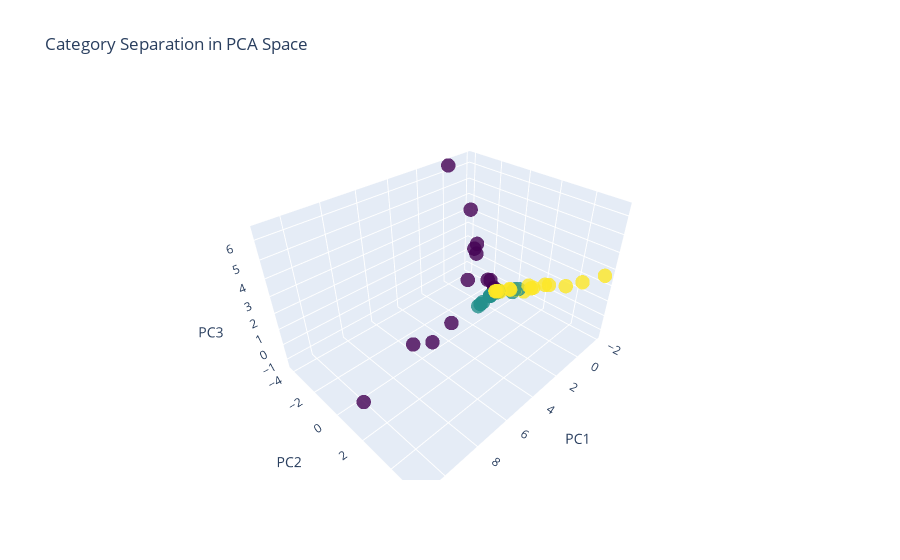

The code cell stored with this chart in its notebook:
### Markdown cell above
# 15. Separation Based on Exclusivity
Instead of just looking at feature importance metrics, focus on features' ability to separate categories. Use the 3D PCA space (PC1 vs PC2 vs PC3) to evaluate how well each feature separates the categories. Remove features that have high overlap across categories, even if they're statistically significant

### Code cell
import numpy as np
from sklearn.preprocessing import StandardScaler
from scipy.spatial.distance import cdist

def calculate_separation_metrics(df, feature, categories=[1, 2, 3]):
    """Calculate metrics for how well a feature separates categories"""
    separation_scores = {}
    
    # Get values for each category
    category_values = {
        cat: df[df['Category'] == cat][feature].values 
        for cat in categories
    }
    
    # Calculate overlap between categories
    overlaps = {}
    for cat1 in categories:
        for cat2 in categories:
            if cat1 < cat2:
                # Calculate histogram overlap
                hist1, bins = np.histogram(category_values[cat1], bins=20, density=True)
                hist2, _ = np.histogram(category_values[cat2], bins=bins, density=True)
                overlap = np.minimum(hist1, hist2).sum() * (bins[1] - bins[0])
                overlaps[f"{cat1}_vs_{cat2}"] = overlap
    
    # Calculate mean separation between category centroids
    centroids = {cat: np.mean(vals) for cat, vals in category_values.items()}
    centroid_dists = []
    for cat1 in categories:
        for cat2 in categories:
            if cat1 < cat2:
                dist = abs(centroids[cat1] - centroids[cat2])
                centroid_dists.append(dist)
    
    # Calculate within-category spread
    spreads = {cat: np.std(vals) for cat, vals in category_values.items()}
    
    # Combine metrics
    separation_scores['overlap_mean'] = np.mean(list(overlaps.values()))
    separation_scores['centroid_separation'] = np.mean(centroid_dists)
    separation_scores['within_spread'] = np.mean(list(spreads.values()))
    
    # Overall separation score (higher is better)
    separation_scores['overall'] = (separation_scores['centroid_separation'] / 
                                  (separation_scores['overlap_mean'] * 
                                   separation_scores['within_spread']))
    
    return separation_scores

def evaluate_pca_separation(df, features):
    """Evaluate separation in PCA space"""
    # Prepare data
    X = df[features].values
    scaler = StandardScaler()
    X_scaled = scaler.fit_transform(X)
    
    # Calculate PCA
    pca = PCA(n_components=3)
    X_pca = pca.fit_transform(X_scaled)
    
    # Calculate separation for each PC
    pc_separations = []
    for i in range(3):
        pc_df = pd.DataFrame({'PC': X_pca[:, i], 'Category': df['Category']})
        metrics = calculate_separation_metrics(pc_df, 'PC')
        pc_separations.append(metrics['overall'])
    
    return np.mean(pc_separations)

def select_best_separating_features(df, initial_features, n_features=15):
    """Select features that provide best category separation"""
    feature_scores = {}
    
    # Calculate individual feature separation scores
    for feature in initial_features:
        metrics = calculate_separation_metrics(df, feature)
        feature_scores[feature] = metrics['overall']
    
    # Calculate PCA separation contribution
    pca_contributions = {}
    for feature in initial_features:
        remaining_features = [f for f in initial_features if f != feature]
        pca_sep = evaluate_pca_separation(df, remaining_features)
        pca_contributions[feature] = pca_sep
    
    # Combine scores (higher PCA separation without feature = less important feature)
    combined_scores = {
        feature: (feature_scores[feature] * (1 / pca_contributions[feature]))
        for feature in initial_features
    }
    
    # Select top features
    selected_features = sorted(combined_scores.items(), 
                             key=lambda x: x[1], 
                             reverse=True)[:n_features]
    
    return selected_features

# Apply to Influencers_uniques_selected
features = [col for col in Influencers_uniques_selected.columns 
           if col not in ['Category', 'Sites']]
selected_features = select_best_separating_features(
    Influencers_uniques_selected, 
    features
)

# Print results
print("\nTop Features by Separation Power:")
for feature, score in selected_features:
    print(f"{feature}: {score:.4f}")

# Visualize separation in PCA space
def plot_feature_separation(df, selected_features):
    X = df[selected_features].values
    scaler = StandardScaler()
    X_scaled = scaler.fit_transform(X)
    
    pca = PCA(n_components=3)
    X_pca = pca.fit_transform(X_scaled)
    
    fig = go.Figure(data=[
        go.Scatter3d(
            x=X_pca[:, 0],
            y=X_pca[:, 1],
            z=X_pca[:, 2],
            mode='markers',
            marker=dict(
                size=5,
                color=df['Category'],
                colorscale='Viridis',
                opacity=0.8
            ),
            text=df['Category']
        )
    ])
    
    fig.update_layout(
        title='Category Separation in PCA Space',
        scene=dict(
            xaxis_title='PC1',
            yaxis_title='PC2',
            zaxis_title='PC3'
        )
    )
    
    fig.show()

# Visualize results
selected_feature_names = [f[0] for f in selected_features]
plot_feature_separation(Influencers_uniques_selected, selected_feature_names)

### Figure 1 — Plotly figure (JSON) as saved in the notebook; plotly's stock layout.template omitted (floating-point values rounded to 4 significant figures)
{"data": [{"marker": {"color": [3, 2, 3, 3, 3, 3, 3, 3, 1, 1, 2, 1, 2, 1, 3, 2, 1, 2, 1, 2, 1, 3, 1, 2, 2, 3, 2, 3, 1, 2, 2, 2, 2, 1, 3, 2, 2, 2, 3, 2, 2, 3, 2, 3, 1, 2, 2, 2, 2, 2, 3, 3, 1, 1, 1, 2, 1, 2, 2, 2, 2, 2, 2, 3, 3, 1, 2, 1, 3, 3], "colorscale": [[0, "#440154"], [0.1111, "#482878"], [0.2222, "#3e4989"], [0.3333, "#31688e"], [0.4444, "#26828e"], [0.5556, "#1f9e89"], [0.6667, "#35b779"], [0.7778, "#6ece58"], [0.8889, "#b5de2b"], [1, "#fde725"]], "opacity": 0.8, "size": 5}, "mode": "markers", "text": [3, 2, 3, 3, 3, 3, 3, 3, 1, 1, 2, 1, 2, 1, 3, 2, 1, 2, 1, 2, 1, 3, 1, 2, 2, 3, 2, 3, 1, 2, 2, 2, 2, 1, 3, 2, 2, 2, 3, 2, 2, 3, 2, 3, 1, 2, 2, 2, 2, 2, 3, 3, 1, 1, 1, 2, 1, 2, 2, 2, 2, 2, 2, 3, 3, 1, 2, 1, 3, 3], "type": "scatter3d", "x": [-0.4388, -0.7426, -1.199, -0.4772, -0.9308, -1.662, -1.825, -1.464, -0.325, 1.215, -0.412, 5.561, -0.4118, -0.4167, -1.096, -0.7801, -0.3899, -0.3064, -0.4026, -0.4118, -0.09959, -0.8809, 4.255, -0.4547, -0.4118, -0.4281, -0.07947, -0.9973, -0.05329, -0.2715, -0.09936, -0.4424, -0.4345, 10.96, -0.7436, -0.4025, -0.7173, -0.3904, -0.6454, -0.4118, -0.3965, -0.6231, -0.4112, -1.011, 7.436, -0.4118, -0.4079, -0.4118, -0.4118, 0.5225, -0.412, -0.4737, -0.3269, -0.2495, -0.2499, -0.06452, -0.2951, -0.426, -0.07806, -0.166, 0.3678, -0.4561, 0.5202, -0.4118, -0.421, -0.2938, 0.6693, -0.4829, -0.5078, -0.4532], "y": [-0.3087, 0.616, 2.733, -0.1447, 1.292, 4.449, 5.506, 3.622, -0.3884, -1.228, -0.4052, 0.3502, -0.4059, -0.5072, 2.535, 1.016, -0.4168, -0.4344, -0.5261, -0.4059, -4.149, 1.619, 0.454, -0.2555, -0.4059, -0.3483, -0.5174, 1.717, -0.7628, -0.4386, -0.51, -0.2733, -0.3047, 1.877, 0.7895, -0.4093, 0.7822, -0.3659, 0.513, -0.4059, -0.4114, 0.4836, -0.3742, 1.851, 1.066, -0.4059, -0.4073, -0.4059, -0.4059, -0.7461, -0.4051, -0.1823, -0.7734, -1.921, -2.097, -0.5328, -0.4019, -0.2183, -0.519, -0.4957, -0.6907, -0.2301, -0.7464, -0.4059, -0.3775, -1.938, -0.8009, -2.693, -0.1092, -0.2604], "z": [-0.524, -0.2811, 1.037, -0.4325, 0.005318, 1.831, 2.665, 1.268, -0.5642, 0.6511, -0.5679, -0.4637, -0.5683, -0.4454, 1.011, 0.1203, -0.5551, -0.6427, -0.3534, -0.5683, 6.432, 0.6127, 0.1369, -0.5078, -0.5683, -0.5439, -0.8047, 0.4059, 0.279, -0.6673, -0.7905, -0.505, -0.53, 0.525, -0.02415, -0.5749, 0.01403, -0.567, -0.1096, -0.5683, -0.5792, -0.06923, -0.5589, 0.5113, 1.029, -0.5683, -0.571, -0.5683, -0.5683, -1.234, -0.5679, -0.4662, 0.1161, 1.524, 1.798, -0.8159, -0.5252, -0.5477, -0.8055, -0.7435, -1.124, -0.4794, -1.233, -0.5683, -0.5603, 2.172, -1.339, 4.067, -0.4849, -0.5057]}], "layout": {"scene": {"xaxis": {"title": {"text": "PC1"}}, "yaxis": {"title": {"text": "PC2"}}, "zaxis": {"title": {"text": "PC3"}}}, "title": {"text": "Category Separation in PCA Space"}}}
